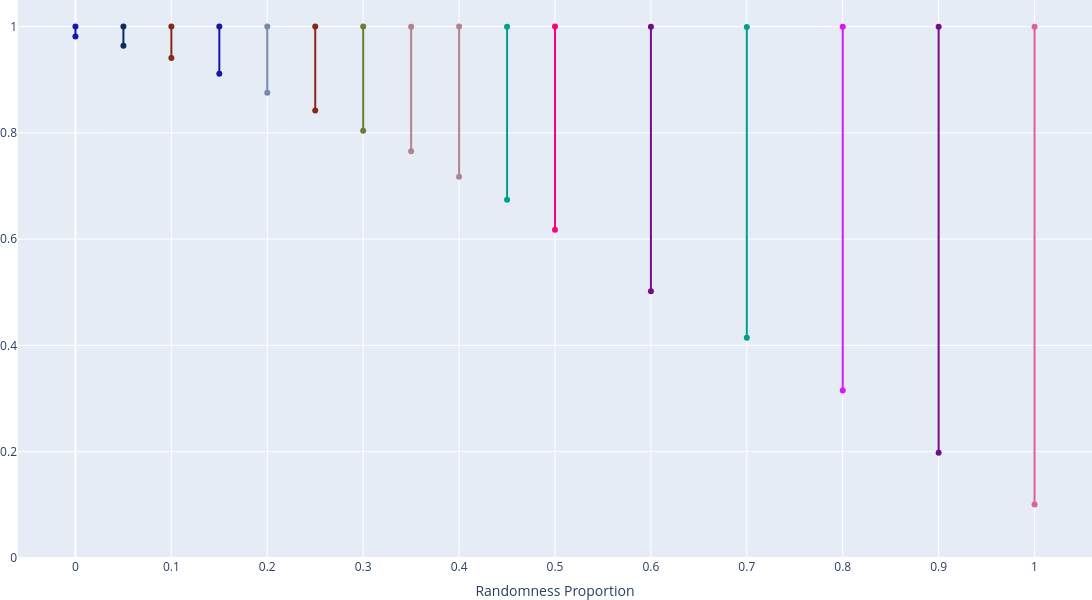

Notebook code for this chart:
### Code cell
resnet = full_data[(full_data["model"].str.contains("resnet")) & (full_data["split"] == "trainUval")].copy()

resnet["layer_idx"] = resnet["layer"].apply(lambda x: layer_order['resnet'][x]['idx'])
resnet["layer_names"] = resnet["layer"].apply(lambda x: layer_order['resnet'][x]['name'])
resnet.sort_values("layer_idx", inplace=True)

resnet_accs = resnet[(resnet["layer"] == "a1") & (resnet["dataset"].str.contains("-r"))][["dataset", "model", "train_acc", "val_acc", "sackin_index"]]
resnet_accs["random_prop"] = resnet_accs["dataset"].apply(lambda x: float(x.split("-r")[1]))
resnet_accs.sort_values("random_prop", inplace=True)

fig = make_subplots()
for i, row in resnet_accs.iterrows():
    color = color_seq[i % len(color_seq)]
    fig.add_trace(go.Scatter(x=[row["random_prop"], row["random_prop"]], y=[row["train_acc"], row["val_acc"]], mode="lines+markers", line = dict(color=color), name=f"{row['model']} ({row['random_prop']})"))
    
fig.update_layout(showlegend=False, margin=dict(l=0, r=0, t=0, b=0), width=600*2, height=300*2)
fig.update_xaxes(title_text="Randomness Proportion", nticks=21)
fig.update_yaxes(range=[0.0, 1.05], nticks=10, title_text="Accuracy")

### Figure 1 — Plotly figure (JSON) as saved in the notebook; plotly's stock layout.template omitted (floating-point values rounded to 4 significant figures)
{"data": [{"line": {"color": "#1616A7"}, "mode": "lines+markers", "name": "resnet (0.0)", "type": "scatter", "x": [0, 0], "y": [1, 0.9813]}, {"line": {"color": "#0D2A63"}, "mode": "lines+markers", "name": "resnet (0.05)", "type": "scatter", "x": [0.05, 0.05], "y": [1.0, 0.9641]}, {"line": {"color": "#862A16"}, "mode": "lines+markers", "name": "resnet (0.1)", "type": "scatter", "x": [0.1, 0.1], "y": [1.0, 0.941]}, {"line": {"color": "#1616A7"}, "mode": "lines+markers", "name": "resnet (0.15)", "type": "scatter", "x": [0.15, 0.15], "y": [1, 0.9112]}, {"line": {"color": "#778AAE"}, "mode": "lines+markers", "name": "resnet (0.2)", "type": "scatter", "x": [0.2, 0.2], "y": [1, 0.8754]}, {"line": {"color": "#862A16"}, "mode": "lines+markers", "name": "resnet (0.25)", "type": "scatter", "x": [0.25, 0.25], "y": [1.0, 0.8423]}, {"line": {"color": "#6C7C32"}, "mode": "lines+markers", "name": "resnet (0.3)", "type": "scatter", "x": [0.3, 0.3], "y": [0.9999, 0.8042]}, {"line": {"color": "#B2828D"}, "mode": "lines+markers", "name": "resnet (0.35)", "type": "scatter", "x": [0.35, 0.35], "y": [0.9998, 0.7655]}, {"line": {"color": "#B2828D"}, "mode": "lines+markers", "name": "resnet (0.4)", "type": "scatter", "x": [0.4, 0.4], "y": [0.9999, 0.7172]}, {"line": {"color": "#00A08B"}, "mode": "lines+markers", "name": "resnet (0.45)", "type": "scatter", "x": [0.45, 0.45], "y": [0.9999, 0.6743]}, {"line": {"color": "#FC0080"}, "mode": "lines+markers", "name": "resnet (0.5)", "type": "scatter", "x": [0.5, 0.5], "y": [0.9999, 0.6176]}, {"line": {"color": "#750D86"}, "mode": "lines+markers", "name": "resnet (0.6)", "type": "scatter", "x": [0.6, 0.6], "y": [0.9996, 0.502]}, {"line": {"color": "#00A08B"}, "mode": "lines+markers", "name": "resnet (0.7)", "type": "scatter", "x": [0.7, 0.7], "y": [0.9993, 0.4144]}, {"line": {"color": "#DA16FF"}, "mode": "lines+markers", "name": "resnet (0.8)", "type": "scatter", "x": [0.8, 0.8], "y": [0.9995, 0.3153]}, {"line": {"color": "#750D86"}, "mode": "lines+markers", "name": "resnet (0.9)", "type": "scatter", "x": [0.9, 0.9], "y": [0.9998, 0.1979]}, {"line": {"color": "#E15F99"}, "mode": "lines+markers", "name": "resnet (1.0)", "type": "scatter", "x": [1, 1], "y": [0.9997, 0.1008]}], "layout": {"height": 600, "margin": {"b": 0, "l": 0, "r": 0, "t": 0}, "showlegend": false, "width": 1200, "xaxis": {"anchor": "y", "domain": [0, 1], "nticks": 21, "title": {"text": "Randomness Proportion"}}, "yaxis": {"anchor": "x", "domain": [0, 1], "nticks": 10, "range": [0, 1.05]}}}
